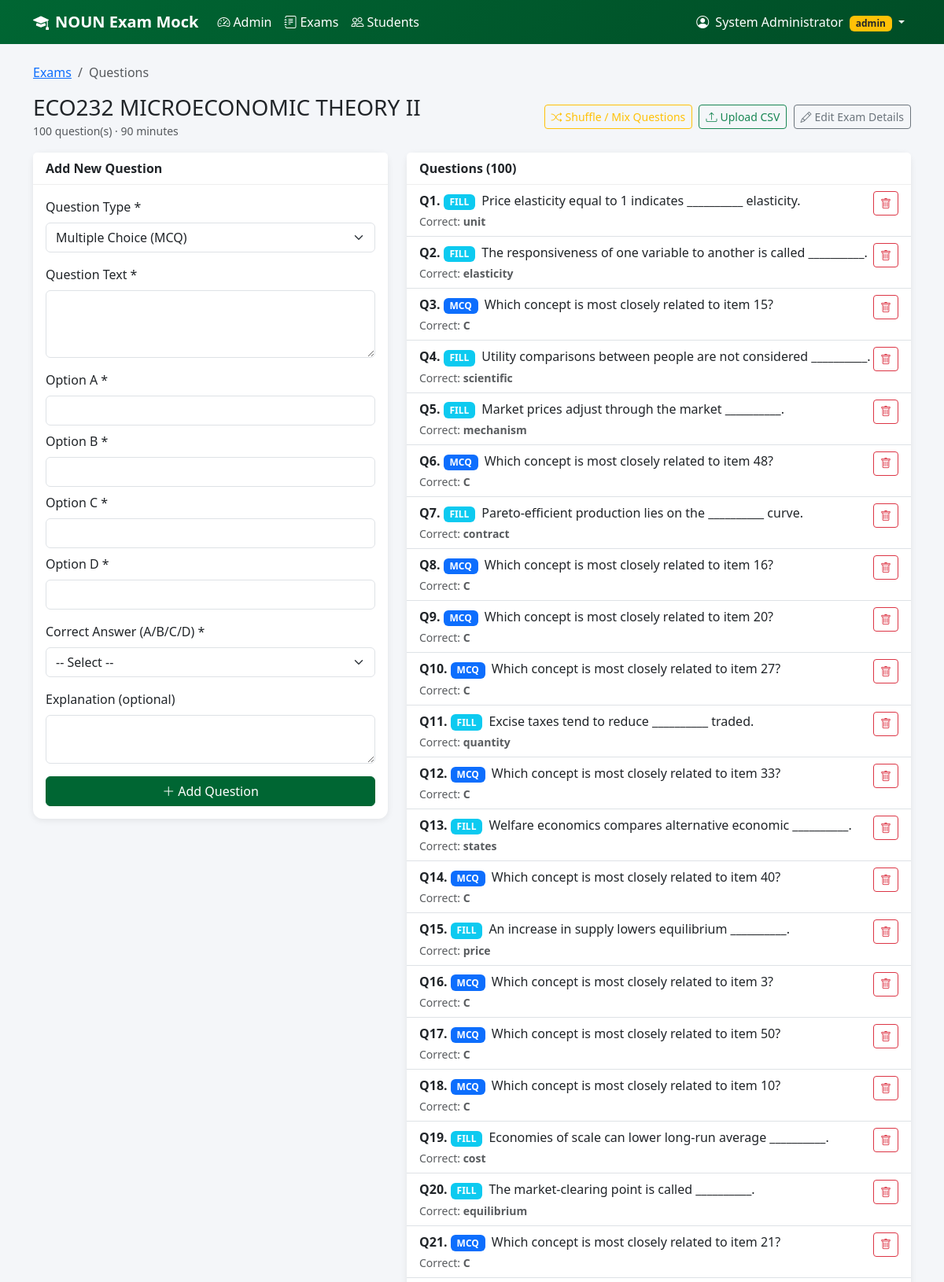
/admin/exam/9/questions (signed in, upper part), run on the app's committed database.
### models.py (models this page shows, shortened)
class User(UserMixin, db.Model):
    __tablename__ = 'users'
    id = db.Column(db.Integer, primary_key=True)
    username = db.Column(db.String(80), unique=True, nullable=False)  # Matric No for students
    email = db.Column(db.String(120), unique=True, nullable=False)
    password_hash = db.Column(db.String(256), nullable=False)
    full_name = db.Column(db.String(150))
    matric_no = db.Column(db.String(50), unique=True)
    role = db.Column(db.String(20), default='student')
    faculty = db.Column(db.String(100))
    created_at = db.Column(db.DateTime, default=datetime.utcnow)
    attempts = db.relationship('Attempt', backref='student', lazy='dynamic')
    created_exams = db.relationship('Exam', backref='creator', lazy='dynamic')
    def is_teacher(self):
        return self.role in ['teacher', 'admin']

class Exam(db.Model):
    __tablename__ = 'exams'
    id = db.Column(db.Integer, primary_key=True)
    title = db.Column(db.String(200), nullable=False)
    description = db.Column(db.Text)
    course_code = db.Column(db.String(20))
    faculty = db.Column(db.String(100))
    credit_units = db.Column(db.Integer, default=2)  # 2 or 3 credit units
    duration_minutes = db.Column(db.Integer, default=60)
    total_questions = db.Column(db.Integer, default=0)
    is_published = db.Column(db.Boolean, default=True)
    created_by = db.Column(db.Integer, db.ForeignKey('users.id'))
    created_at = db.Column(db.DateTime, default=datetime.utcnow)
    questions = db.relationship('Question', backref='exam', lazy='dynamic', cascade='all, delete-orphan')
    attempts = db.relationship('Attempt', backref='exam', lazy='dynamic')

class Question(db.Model):
    __tablename__ = 'questions'
    id = db.Column(db.Integer, primary_key=True)
    exam_id = db.Column(db.Integer, db.ForeignKey('exams.id'), nullable=False)
    question_text = db.Column(db.Text, nullable=False)
    question_type = db.Column(db.String(20), default='mcq')  # mcq or fill
    option_a = db.Column(db.String(500))
    option_b = db.Column(db.String(500))
    option_c = db.Column(db.String(500))
    option_d = db.Column(db.String(500))
    correct_answer = db.Column(db.String(200), nullable=False)
    explanation = db.Column(db.Text)
    order = db.Column(db.Integer, default=0)

### app.py (the view, shortened to what this page needs)
@app.route('/admin/exam/<int:exam_id>/questions', methods=['GET', 'POST'])
@login_required
def manage_questions(exam_id):
    if not current_user.is_teacher():
        flash('Access denied.', 'danger')
        return redirect(url_for('student_dashboard'))
    exam = Exam.query.get_or_404(exam_id)
    questions = exam.questions.order_by(Question.order, Question.id).all()
    return render_template('admin/manage_questions.html', exam=exam, questions=questions)

### app.py (called while the page is built)
@login_manager.user_loader
def load_user(user_id):
    return User.query.get(int(user_id))

### templates/admin/manage_questions.html (shortened to what this page needs)
{% extends "base.html" %}
{% block content %}
<nav aria-label="breadcrumb">
    <ol class="breadcrumb">
        <li class="breadcrumb-item"><a href="{{ url_for('admin_exams') }}">Exams</a></li>
        <li class="breadcrumb-item active">Questions</li>
    </ol>
</nav>
<div class="d-flex justify-content-between align-items-center mb-3">
    <div>
        <h3 class="mb-0">{{ exam.title }}</h3>
        <small class="text-muted">{{ questions|length }} question(s) · {{ exam.duration_minutes }} minutes</small>
    </div>
    <div>
        <form method="POST" action="{{ url_for('shuffle_questions', exam_id=exam.id) }}" class="d-inline me-1">
            <button type="submit" class="btn btn-outline-warning btn-sm" title="Randomly mix MCQ and Fill-in questions">
                <i class="bi bi-shuffle me-1"></i>Shuffle / Mix Questions
            </button>
        </form>
        <a href="{{ url_for('upload_questions_csv', exam_id=exam.id) }}" class="btn btn-outline-success btn-sm me-1">
            <i class="bi bi-upload me-1"></i>Upload CSV
        </a>
        <a href="{{ url_for('edit_exam', exam_id=exam.id) }}" class="btn btn-outline-secondary btn-sm">
            <i class="bi bi-pencil me-1"></i>Edit Exam Details
        </a>
    </div>
</div>
<div class="row">
    <div class="col-lg-5 mb-4">
        <div class="card">
            <div class="card-header">Add New Question</div>
            <div class="card-body">
                <form method="POST">
                    <div class="mb-3">
                        <label class="form-label">Question Type *</label>
                        <select name="question_type" class="form-select" id="qtype" onchange="toggleFields()">
                            <option value="mcq">Multiple Choice (MCQ)</option>
                        </select>
                    </div>
                    <div class="mb-3">
                        <label class="form-label">Question Text *</label>
                        <textarea name="question_text" class="form-control" rows="3" required></textarea>
                    </div>
                    <div id="mcq-fields">
                        <div class="mb-2">
                            <label class="form-label">Option A *</label>
                            <input type="text" name="option_a" class="form-control">
                        </div>
                        <div class="mb-2">
                            <label class="form-label">Option B *</label>
                            <input type="text" name="option_b" class="form-control">
                        </div>
                        <div class="mb-2">
                            <label class="form-label">Option C *</label>
                            <input type="text" name="option_c" class="form-control">
                        </div>
                        <div class="mb-3">
                            <label class="form-label">Option D *</label>
                            <input type="text" name="option_d" class="form-control">
                        </div>
                        <div class="mb-3">
                            <label class="form-label">Correct Answer (A/B/C/D) *</label>
                            <select name="correct_answer_mcq" class="form-select">
                                <option value="">-- Select --</option>
                            </select>
                        </div>
                    </div>
                    <div class="mb-3">
                        <label class="form-label">Explanation (optional)</label>
                        <textarea name="explanation" class="form-control" rows="2"></textarea>
                    </div>
                    <button type="submit" class="btn btn-noun w-100">
                        <i class="bi bi-plus-lg me-1"></i>Add Question
                    </button>
                </form>
            </div>
        </div>
    </div>
    <div class="col-lg-7">
        <div class="card">
            <div class="card-header">Questions ({{ questions|length }})</div>
            <div class="card-body p-0">
                {% if questions %}
                <div class="list-group list-group-flush">
                    {% for q in questions %}
                    <div class="list-group-item">
                        <div class="d-flex justify-content-between">
                            <div class="flex-grow-1">
                                <strong>Q{{ loop.index }}.</strong>
                                <span class="badge {% if q.question_type == 'fill' %}bg-info{% else %}bg-primary{% endif %} me-1">
                                    {{ q.question_type|upper }}
                                </span>
                                {{ q.question_text[:80] }}{% if q.question_text|length > 80 %}...{% endif %}
                                <div class="small text-muted mt-1">
                                    Correct: <strong>{{ q.correct_answer }}</strong>
                                </div>
                            </div>
                            <form method="POST" action="{{ url_for('delete_question', question_id=q.id) }}" onsubmit="return confirm('Delete this question?')">
                                <button type="submit" class="btn btn-sm btn-outline-danger">
                                    <i class="bi bi-trash"></i>
                                </button>
                            </form>
                        </div>
                    </div>
                    {% endfor %}
                </div>
                {% else %}
                <div class="p-4 text-center text-muted">
                    No questions yet. Add the first one using the form.
                </div>
                {% endif %}
            </div>
        </div>
    </div>
</div>
{% endblock %}

### templates/base.html (shortened to what this page needs)
<!DOCTYPE html>
<html lang="en">
<head>
    <link href="https://cdn.jsdelivr.net/npm/bootstrap@5.3.3/dist/css/bootstrap.min.css" rel="stylesheet">
    <link href="https://cdn.jsdelivr.net/npm/bootstrap-icons@1.11.3/font/bootstrap-icons.min.css" rel="stylesheet">
</head>
<body>
    <nav class="navbar navbar-expand-lg navbar-dark sticky-top">
        <div class="container">
            <a class="navbar-brand fw-bold" href="{{ url_for('index') }}">
                <i class="bi bi-mortarboard-fill me-2"></i>NOUN Exam Mock
            </a>
            <div class="collapse navbar-collapse" id="navMenu">
                <ul class="navbar-nav me-auto">
                    {% if current_user.is_authenticated %}
                        {% if current_user.is_teacher() %}
                            <li class="nav-item">
                                <a class="nav-link" href="{{ url_for('admin_dashboard') }}">
                                    <i class="bi bi-speedometer2 me-1"></i>Admin
                                </a>
                            </li>
                            <li class="nav-item">
                                <a class="nav-link" href="{{ url_for('admin_exams') }}">
                                    <i class="bi bi-journal-text me-1"></i>Exams
                                </a>
                            </li>
                            <li class="nav-item">
                                <a class="nav-link" href="{{ url_for('admin_students') }}">
                                    <i class="bi bi-people me-1"></i>Students
                                </a>
                            </li>
                        {% endif %}
                    {% endif %}
                </ul>
                <ul class="navbar-nav">
                    {% if current_user.is_authenticated %}
                        <li class="nav-item dropdown">
                            <a class="nav-link dropdown-toggle" href="#" data-bs-toggle="dropdown">
                                <i class="bi bi-person-circle me-1"></i>
                                {{ current_user.full_name or current_user.username }}
                                <span class="badge bg-warning text-dark ms-1">{{ current_user.role }}</span>
                            </a>
                        </li>
                    {% endif %}
                </ul>
            </div>
        </div>
    </nav>
    <main class="container my-4 flex-grow-1">
        {% block content %}{% endblock %}
    </main>
</body>
</html>

### templates/base.html (style rules this page uses)
:root { --noun-green: #006633; --noun-gold: #C9A227; }
body { background-color: #f4f6f9; min-height: 100vh; display: flex; flex-direction: column; }
.navbar { background: linear-gradient(135deg, #006633, #004d26) !important; }
.navbar-brand, .nav-link { color: #fff !important; }
.btn-noun { background-color: var(--noun-green); border-color: var(--noun-green); color: white; }
.card { border: none; box-shadow: 0 2px 8px rgba(0,0,0,0.08); border-radius: 12px; }
.card-header { background: white; border-bottom: 1px solid #eee; font-weight: 600; }

### data on the page
User: full_name "System Administrator", role "admin"
Exam: title "ECO232 MICROECONOMIC THEORY II", duration_minutes "90"
Question: question_type "FILL", question_text "Price elasticity equal to 1 indicates __________ elasticity.", correct_answer "unit"
Question: question_type "FILL", question_text "The responsiveness of one variable to another is called __________.", correct_answer "elasticity"
Question: question_type "MCQ", question_text "Which concept is most closely related to item 15?", correct_answer "C"
Question: question_type "FILL", question_text "Utility comparisons between people are not considered __________.", correct_answer "scientific"
Question: question_type "FILL", question_text "Market prices adjust through the market __________.", correct_answer "mechanism"
Question: question_type "MCQ", question_text "Which concept is most closely related to item 48?", correct_answer "C"
Question: question_type "FILL", question_text "Pareto-efficient production lies on the __________ curve.", correct_answer "contract"
Question: question_type "MCQ", question_text "Which concept is most closely related to item 16?", correct_answer "C"
Question: question_type "MCQ", question_text "Which concept is most closely related to item 20?", correct_answer "C"
Question: question_type "MCQ", question_text "Which concept is most closely related to item 27?", correct_answer "C"
Question: question_type "FILL", question_text "Excise taxes tend to reduce __________ traded.", correct_answer "quantity"
Question: question_type "MCQ", question_text "Which concept is most closely related to item 33?", correct_answer "C"
Question: question_type "FILL", question_text "Welfare economics compares alternative economic __________.", correct_answer "states"
Question: question_type "MCQ", question_text "Which concept is most closely related to item 40?", correct_answer "C"
Question: question_type "FILL", question_text "An increase in supply lowers equilibrium __________.", correct_answer "price"
Question: question_type "MCQ", question_text "Which concept is most closely related to item 3?", correct_answer "C"
Question: question_type "MCQ", question_text "Which concept is most closely related to item 50?", correct_answer "C"
Question: question_type "MCQ", question_text "Which concept is most closely related to item 10?", correct_answer "C"
Question: question_type "FILL", question_text "Economies of scale can lower long-run average __________.", correct_answer "cost"
Question: question_type "FILL", question_text "The market-clearing point is called __________.", correct_answer "equilibrium"
Question: question_type "MCQ", question_text "Which concept is most closely related to item 21?", correct_answer "C"

### other printed values
{{ questions|length }} "100"
